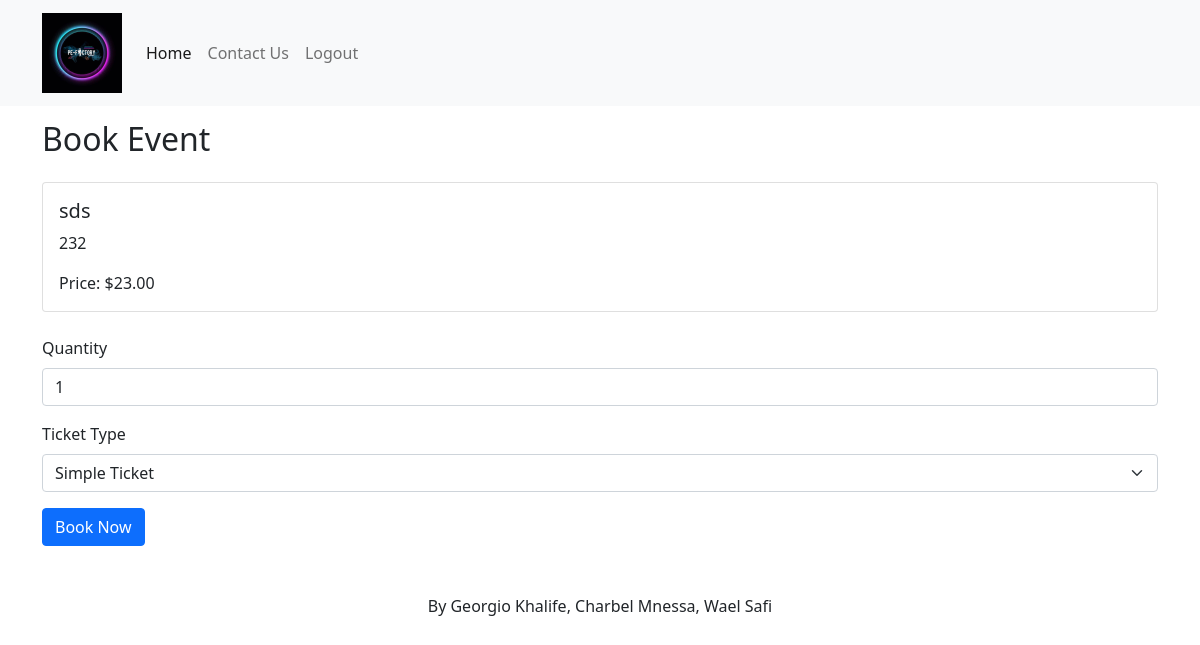
/booking.php?event_id=32 (signed in), run on the app's committed database.
### tables this page shows
CREATE TABLE `events` (
  `id` int(11) NOT NULL,
  `title` varchar(255) NOT NULL,
  `description` text NOT NULL,
  `image` varchar(255) NOT NULL,
  `price` decimal(10,2) NOT NULL,
  `type_id` int(11) NOT NULL
);

### booking.php (the view, shortened to what this page needs)
<?php
$host = 'localhost';
$user = 'root';
$pass = 'root';
$db = 'ticketbooking';
$conn = new mysqli($host, $user, $pass, $db);
$event_id = isset($_GET['event_id']) ? (int)$_GET['event_id'] : null;
$error_message = '';
$event_data = null;
if ($event_id) {
    $stmt = $conn->prepare("SELECT * FROM events WHERE id = ?");
    $stmt->bind_param("i", $event_id);
    $stmt->execute();
    $result = $stmt->get_result();
    if ($result->num_rows > 0) {
        $event_data = $result->fetch_assoc();
    } else {
        $error_message = 'Event not found.';
    }
} else {
    $error_message = 'Event ID not provided.';
}
?>
<!DOCTYPE html>
<html lang="en">
<head>
    <link href="https://cdn.jsdelivr.net/npm/bootstrap@5.0.2/dist/css/bootstrap.min.css" rel="stylesheet">
</head>
<body>
    <header>
        <nav class="navbar navbar-expand-lg navbar-light bg-light fixed-top">
            <div class="container">
                <a class="navbar-brand" href="#">
                    <img src="images/logo.jpg" width="80px" height="80px">
                </a>
                <div class="collapse navbar-collapse" id="navbarSupportedContent">
                    <ul class="navbar-nav me-auto mb-2 mb-lg-0">
                        <li class="nav-item">
                            <a class="nav-link active" aria-current="page" href="/">Home</a>
                        </li>
                        <li class="nav-item">
                            <a class="nav-link" href="https://wa.me/70371291">Contact Us</a>
                        </li>
                        <li class="nav-item">
                            <a class="nav-link" href="/logout.php">Logout</a>
                        </li>
                    </ul>
                </div>
            </div>
        </nav>
    </header>
    <br><br><br>
    <main class="container my-5">
        <h2 class="mb-4">Book Event</h2>
        <?php if ($error_message): ?>
            <div class="alert alert-danger" role="alert"><?php echo $error_message; ?></div>
        <?php elseif ($event_data): ?>
            <div class="card mb-4">
                <div class="card-body">
                    <h5 class="card-title"><?php echo $event_data['title']; ?></h5>
                    <p class="card-text"><?php echo $event_data['description']; ?></p>
                    <p class="card-text">Price: $<?php echo $event_data['price']; ?></p>
                </div>
            </div>
            <form action="<?php echo htmlspecialchars($_SERVER["PHP_SELF"]) . '?event_id=' . $event_id; ?>" method="post">
                <div class="mb-3">
                    <label for="quantity" class="form-label">Quantity</label>
                    <select class="form-control" id="quantity" name="quantity" required >
                        <option value=1>1</option>
                    </select>
                </div>
                <div class="mb-3">
                    <label for="ticket_type" class="form-label">Ticket Type</label>
                    <select class="form-select" id="ticket_type" name="ticket_type" required>
                        <option value="Simple Ticket">Simple Ticket</option>
                    </select>
                </div>
                <button type="submit" class="btn btn-primary">Book Now</button>
            </form>
        <?php endif; ?>
    </main>
    <footer class="text-center mt-5">
        <p>By Georgio Khalife, Charbel Mnessa, Wael Safi</p>
    </footer>
</body>
</html>

### data on the page
events: title "sds", description "232", price "23.00"
